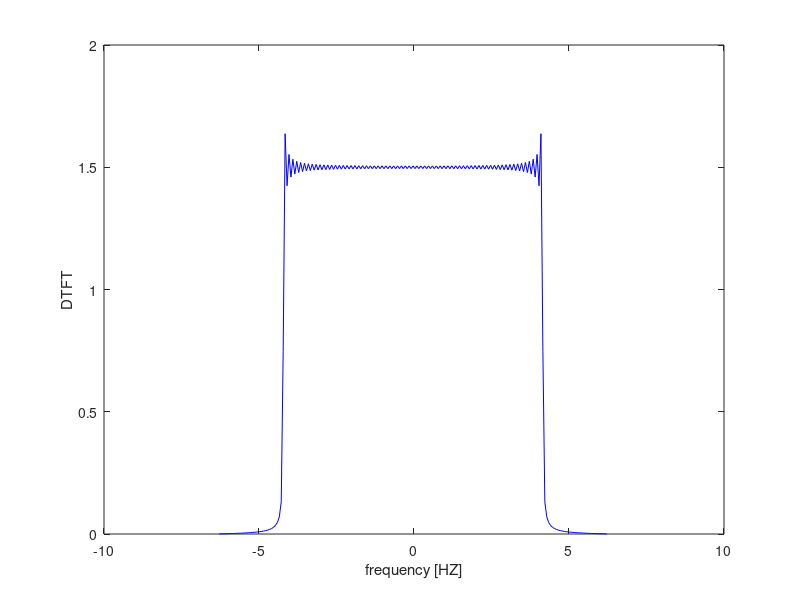

Write MATLAB code to recreate this figure.
n = -100:1:100;
T1 = 4;
X1= sinc((n.*T1)./6);
X_1 = fft(X1);
y = fftshift(X_1);
Y = abs(y);
fs =4*pi;
df = fs/ length(X1);
fn = fs/2;
figure();
f = -fn:df:fn-df;
plot(f,Y,'b');
xlabel('frequency [HZ]');
ylabel('DTFT');


